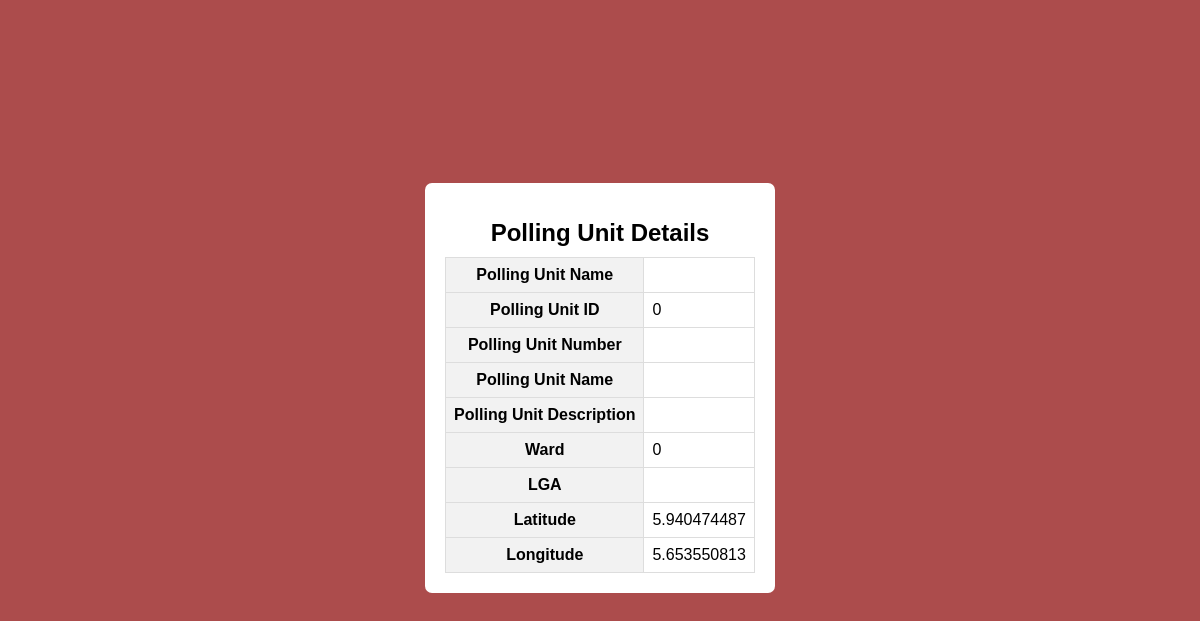
/polling/polling-unit/111, run on the app's committed database.
### polling/models.py (models this page shows, shortened)
class polling_unit(models.Model):
    polling_unit_id = models.PositiveIntegerField()
    ward_id = models.PositiveIntegerField()
    lga_id = models.PositiveIntegerField()
    uniquewardid = models.PositiveIntegerField(null=True)
    polling_unit_number = models.CharField(max_length=50, null=True)
    polling_unit_name = models.CharField(max_length=50, null=True)
    polling_unit_description = models.TextField(max_length=1000, null=True)
    lat = models.CharField(max_length=255, null=True)
    long = models.CharField(max_length=255, null=True)
    entered_by_user = models.CharField(max_length=50, null=True)
    date_entered = models.DateTimeField(auto_now_add=True)
    user_ip_address = models.CharField(max_length=50, null=True)
    class Meta:
        verbose_name_plural = 'polling_units'

### polling/views.py (the view)
# urls.py: path('polling-unit/<int:pk>', PollingUnitDetailView.as_view(), name='polling_unit_detail'),
class PollingUnitDetailView(DetailView):
    model = polling_unit
    template_name = 'polling/polling_unit.html'
    context_object_name = 'polling_unit'
    def get_context_data(self, **kwargs: Any) -> Dict[str, Any]:
        context =  super().get_context_data(**kwargs)
        polling_unit = context['polling_unit']
        try:
            context['lga'] = lga.objects.get(lga_id=polling_unit.lga_id)
        except:
            pass
        return context

### polling/templates/polling/polling_unit.html (shortened to what this page needs)
{% load static %}
<!DOCTYPE html>
<html>
<head>
  <link rel="stylesheet" type="text/css" href="{% static 'polling/css/polling_unit.css' %}">
</head>
<body>
  <div id="container">
  <h1>Polling Unit Details</h1>
  <table>
    <tr>
      <th>Polling Unit Name</th>
      <td>{{ polling_unit.polling_unit_name }}</td>
    </tr>
    <tr>
        <th>Polling Unit ID</th>
        <td>{{ polling_unit.polling_unit_id }}</td>
    </tr>
    <tr>
        <th>Polling Unit Number</th>
        <td>{{ polling_unit.polling_unit_number }}</td>
    </tr>
    <tr>
        <th>Polling Unit Name</th>
        <td>{{ polling_unit.polling_unit_name }}</td>
    </tr>
    <tr>
        <th>Polling Unit Description</th>
        <td>{{ polling_unit.polling_unit_description }}</td>
    </tr>
    <tr>
      <th>Ward</th>
      <td>{{ polling_unit.ward_id }}</td>
    </tr>
    <tr>
      <th>LGA</th>
      <td>{{ lga }}</td>
    </tr>
    <tr>
        <th>Latitude</th>
        <td>{{ polling_unit.lat }}</td>
    </tr>
    <tr>
        <th>Longitude</th>
        <td>{{ polling_unit.long }}</td>
    </tr>
  </table>
</div>
</body>
</html>

### polling/static/polling/css/polling_unit.css (style rules this page uses)
* { font-family: 'Gill Sans', 'Gill Sans MT', Calibri, 'Trebuchet MS', sans-serif; }
body, #container { display: flex; justify-content: center; align-items: center; flex-direction: column; }
body { background: #ac4c4c; height : 95vh; }
#container { background: #fff; border-radius: 7px; padding: 20px; min-height: 200px; }
h1 { font-size: 24px; margin-bottom: 10px; }
table { border-collapse: collapse; width: 100%; }
th, td { border: 1px solid #ddd; padding: 8px; }
th { background-color: #f2f2f2; }

### data on the page
polling_unit: polling_unit_id "0", ward_id "0", lat "5.940474487", long "5.653550813"
